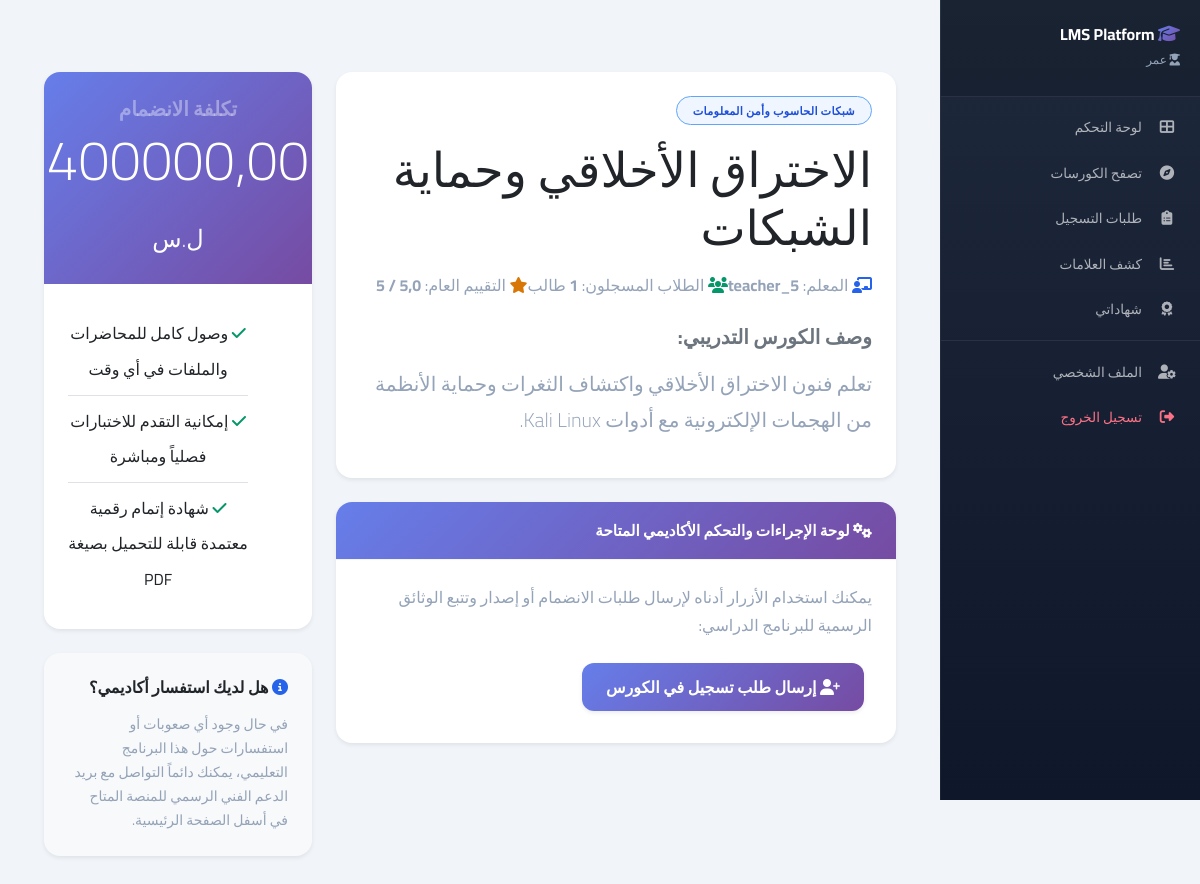
Screenshot of /courses/29/ (signed in) with the database file from the repository.
### core/models.py (models this page shows, shortened)
class SystemSettings(models.Model):
    platform_name = models.CharField(max_length=255, default="LMS Platform")
    support_email = models.EmailField(default="support@lms.com")
    enable_registration = models.BooleanField(default=True)
    enable_certificates = models.BooleanField(default=True)
    class Meta:
        verbose_name = "إعدادات النظام"

class Course(models.Model):
    STATUS_CHOICES = [('draft', 'مسودة'), ('published', 'منشور'), ('archived', 'مؤرشف')]
    title = models.CharField(max_length=200)
    description = models.TextField()
    teacher = models.ForeignKey(User, on_delete=models.CASCADE, limit_choices_to={'profile__role': 'teacher'})
    category = models.ForeignKey(Category, on_delete=models.SET_NULL, null=True)
    price = models.DecimalField(max_digits=10, decimal_places=2, default=0.00)
    status = models.CharField(max_length=20, choices=STATUS_CHOICES, default='draft')
    created_at = models.DateTimeField(auto_now_add=True)

class Category(models.Model):
    name = models.CharField(max_length=100)
    description = models.TextField(blank=True)

### core/views.py (the view)
# urls.py: path('courses/<int:pk>/', views.course_detail, name='course_detail'),
def course_detail(request, pk):
    course = get_object_or_404(Course, pk=pk, status='published')
    contents = CourseContent.objects.filter(course=course).order_by('order')
    reviews = Review.objects.filter(course=course).select_related('student')
    avg_rating = course.review_set.aggregate(avg=Avg('rating'))['avg'] or 0
    approved_enrollments_count = course.enrollment_set.filter(status='approved').count()
    is_enrolled = False
    if request.user.is_authenticated:
        is_enrolled = Enrollment.objects.filter(student=request.user, course=course, status='approved').exists()
    return render(request, 'courses/detail.html', {
        'course': course,
        'approved_count': approved_enrollments_count,
        'contents': contents,
        'reviews': reviews,
        'avg_rating': avg_rating,
        'is_enrolled': is_enrolled
    })

### core/context_processors.py (called while the page is built)
def site_settings(request):
    return {
        'site_name': 'LMS Platform',
        'site_description': 'نظام إدارة التعلم المتكامل',
        'categories': Category.objects.all()[:10],
        'featured_courses': Course.objects.filter(status='published')[:4],
    }

def user_notifications(request):
    if request.user.is_authenticated:
        from .models import Enrollment, CertificateRequest
        if hasattr(request.user, 'profile'):
            if request.user.profile.role == 'teacher':
                pending_enrollments = Enrollment.objects.filter(
                    course__teacher=request.user,
                    status='pending'
                ).count()
                pending_certificates = CertificateRequest.objects.filter(
                    course__teacher=request.user,
                    status='pending'
                ).count()
                return {
                    'pending_enrollments': pending_enrollments,
                    'pending_certificates': pending_certificates,
                }
    return {}

def system_settings(request):
    settings, created = SystemSettings.objects.get_or_create(id=1)
    return {
        'site_settings': settings
    }

### templates/courses/detail.html (shortened to what this page needs)
{% extends 'base.html' %}
{% load custom_filters %}
{% block content %}
<div class="container mt-5 text-right" dir="rtl">
    <div class="row">
        <div class="col-lg-8">
            <div class="card shadow-sm mb-4 border-0 bg-white rounded-lg">
                <div class="card-body p-4">
                    <span class="badge badge-primary px-3 py-2 mb-3">{{ course.category.name|default:"عام" }}</span>
                    <h1 class="display-5 font-weight-bold text-dark mb-3">{{ course.title }}</h1>
                    <div class="d-flex align-items-center mb-4 text-muted">
                        <span class="ml-4"><i class="fas fa-chalkboard-teacher ml-1 text-primary"></i> المعلم: <strong>{{ course.teacher.username }}</strong></span>
                        <span class="ml-4"><i class="fas fa-users ml-1 text-success"></i> الطلاب المسجلون: <strong>{{ approved_count }}</strong> طالب</span>
                        <span><i class="fas fa-star ml-1 text-warning"></i> التقييم العام: <strong>{{ avg_rating|floatformat:1 }} / 5</strong></span>
                    </div>
                    <h5 class="font-weight-bold text-secondary mb-3">وصف الكورس التدريبي:</h5>
                    <p class="lead text-muted justify-content-center" style="line-height: 1.8;">{{ course.description }}</p>
                </div>
            </div>
            <div class="card shadow-sm mb-4 border-0 bg-white rounded-lg">
                <div class="card-header bg-primary text-white font-weight-bold py-3">
                    <i class="fas fa-cogs ml-2"></i> لوحة الإجراءات والتحكم الأكاديمي المتاحة
                </div>
                <div class="card-body">
                    <p class="text-muted mb-3">يمكنك استخدام الأزرار أدناه لإرسال طلبات الانضمام أو إصدار وتتبع الوثائق الرسمية للبرنامج الدراسي:</p>
                    <div class="d-flex flex-wrap">
                        {% if not is_enrolled %}
                            <a href="{% url 'enroll_in_course' course.id %}" class="btn btn-primary btn-lg m-2 px-4 shadow-sm">
                                <i class="fas fa-user-plus ml-2"></i> إرسال طلب تسجيل في الكورس
                            </a>
                        {% else %}
                            <button class="btn btn-success btn-lg m-2 px-4 shadow-sm" disabled>
                                <i class="fas fa-check-circle ml-2"></i> أنت مسجل ومقبول في هذا الكورس
                            </button>
                        {% endif %}
                    </div>
                </div>
            </div>
        </div>
        <div class="col-lg-4">
            <div class="card shadow-sm mb-4 border-0 text-center bg-white rounded-lg overflow-hidden">
                <div class="bg-primary text-white py-4">
                    <h5 class="text-uppercase tracking-wider opacity-75 mb-1 text-white-50">تكلفة الانضمام</h5>
                    <h2 class="display-4 font-weight-bold text-white mb-0">
                        {% if course.price > 0 %}
                            {{ course.price }} <span style="font-size: 1.5rem;">ل.س</span>
                        {% else %}
                            <span class="badge badge-success px-4 py-2" style="font-size: 1.8rem;">مجاني بالكامل</span>
                        {% endif %}
                    </h2>
                </div>
                <div class="card-body p-4">
                    <ul class="list-unstyled text-right mb-0" style="line-height: 2.2;">
                        <li class="border-bottom py-2"><i class="fas fa-check text-success ml-2"></i> وصول كامل للمحاضرات والملفات في أي وقت</li>
                        <li class="border-bottom py-2"><i class="fas fa-check text-success ml-2"></i> إمكانية التقدم للاختبارات فصلياً ومباشرة</li>
                        <li class="py-2"><i class="fas fa-check text-success ml-2"></i> شهادة إتمام رقمية معتمدة قابلة للتحميل بصيغة PDF</li>
                    </ul>
                </div>
            </div>
            <div class="card shadow-sm border-0 bg-light rounded-lg">
                <div class="card-body p-4 text-right">
                    <h6 class="font-weight-bold text-dark mb-3"><i class="fas fa-info-circle text-primary ml-2"></i> هل لديك استفسار أكاديمي؟</h6>
                    <p class="small text-muted mb-0">في حال وجود أي صعوبات أو استفسارات حول هذا البرنامج التعليمي، يمكنك دائماً التواصل مع بريد الدعم الفني الرسمي للمنصة المتاح في أسفل الصفحة الرئيسية.</p>
                </div>
            </div>
        </div>
    </div>
</div>
{% endblock %}

### templates/includes/sidebar.html (shortened to what this page needs)
<div id="sidebar-wrapper" dir="rtl">
    <div class="sidebar-heading">
        <h5>
            <i class="fas fa-graduation-cap"></i>
            {{ site_settings.platform_name|default:"منصة التميز" }}
        </h5>
        <small>
            {% if request.user.profile.role == 'admin' %}
                <i class="fas fa-shield-alt"></i> مدير النظام
            {% elif request.user.profile.role == 'teacher' %}
                <i class="fas fa-chalkboard-teacher"></i> {{ request.user.first_name|default:request.user.username }}
            {% elif request.user.profile.role == 'student' %}
                <i class="fas fa-user-graduate"></i> {{ request.user.first_name|default:request.user.username }}
            {% endif %}
        </small>
    </div>
    <div class="list-group list-group-flush">
        {% if request.user.profile.role == 'student' %}
            <a href="{% url 'student_dashboard' %}" class="list-group-item {% if request.resolver_match.url_name == 'student_dashboard' %}active{% endif %}">
                <i class="fas fa-th-large"></i> لوحة التحكم
            </a>
            <a href="{% url 'course_list' %}" class="list-group-item {% if request.resolver_match.url_name == 'course_list' %}active{% endif %}">
                <i class="fas fa-compass"></i> تصفح الكورسات
            </a>
            <a href="{% url 'student_enrollments_history' %}" class="list-group-item {% if request.resolver_match.url_name == 'student_enrollments_history' %}active{% endif %}">
                <i class="fas fa-clipboard-list"></i> طلبات التسجيل
            </a>
            <a href="{% url 'student_scorecard' %}" class="list-group-item {% if request.resolver_match.url_name == 'student_scorecard' %}active{% endif %}">
                <i class="fas fa-chart-bar"></i> كشف العلامات
            </a>
            <a href="{% url 'student_certificates_history' %}" class="list-group-item {% if request.resolver_match.url_name == 'student_certificates_history' %}active{% endif %}">
                <i class="fas fa-award"></i> شهاداتي
            </a>
        {% endif %}
        <div style="border-top: 1px solid rgba(255,255,255,0.08); margin-top: 0.5rem; padding-top: 0.5rem;">
            <a href="{% url 'profile' %}" class="list-group-item">
                <i class="fas fa-user-cog"></i> الملف الشخصي
            </a>
            <a href="{% url 'logout' %}" class="list-group-item" style="color: var(--rose-400) !important;">
                <i class="fas fa-sign-out-alt"></i> تسجيل الخروج
            </a>
        </div>
    </div>
</div>

### rows the page displays
SystemSettings: platform_name "LMS Platform"
Course: category.name "شبكات الحاسوب وأمن المعلومات", title "الاختراق الأخلاقي وحماية الشبكات", teacher.username "teacher_5", description "تعلم فنون الاختراق الأخلاقي واكتشاف الثغرات وحماية الأنظمة من الهجمات الإلكترونية مع أدوات Kali Linux.", price "400000,00"

### other values shown
{{ request.user.first_name|default:request.user.username }} "عمر"
{{ approved_count }} "1"
{{ avg_rating|floatformat:1 }} "5,0"
